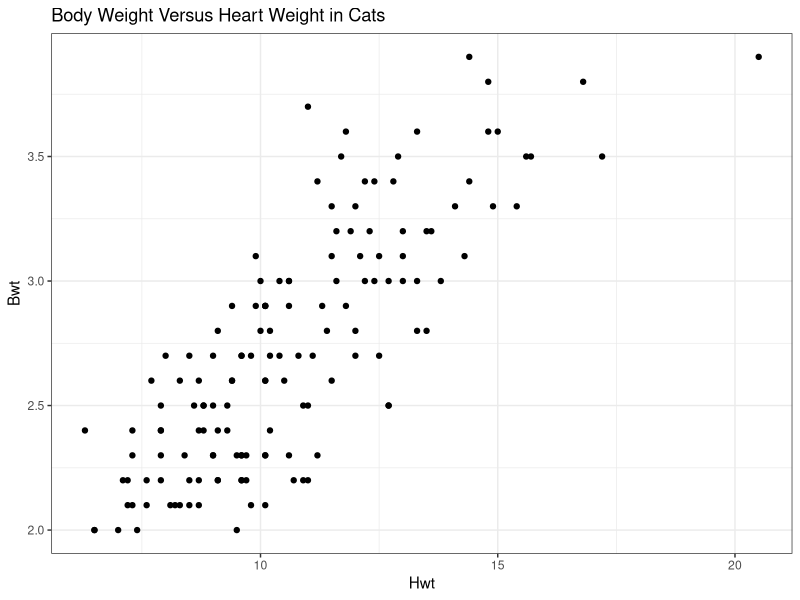
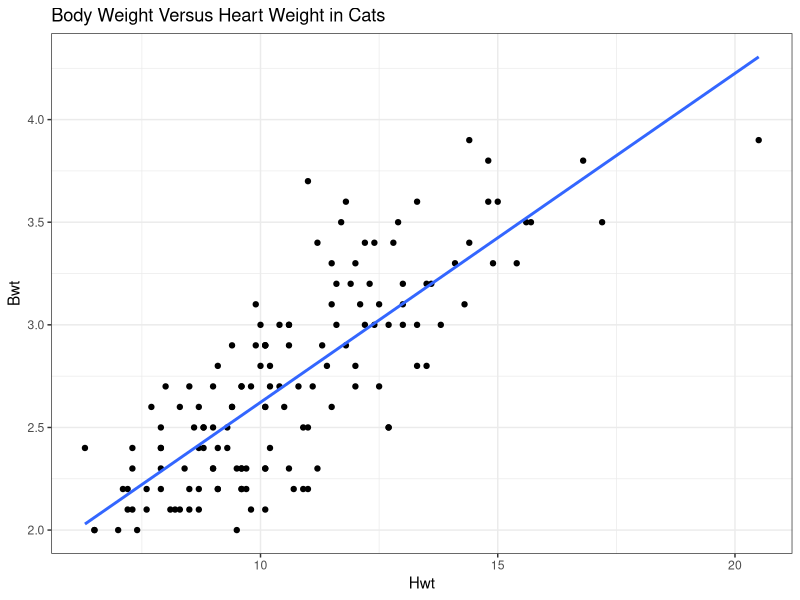
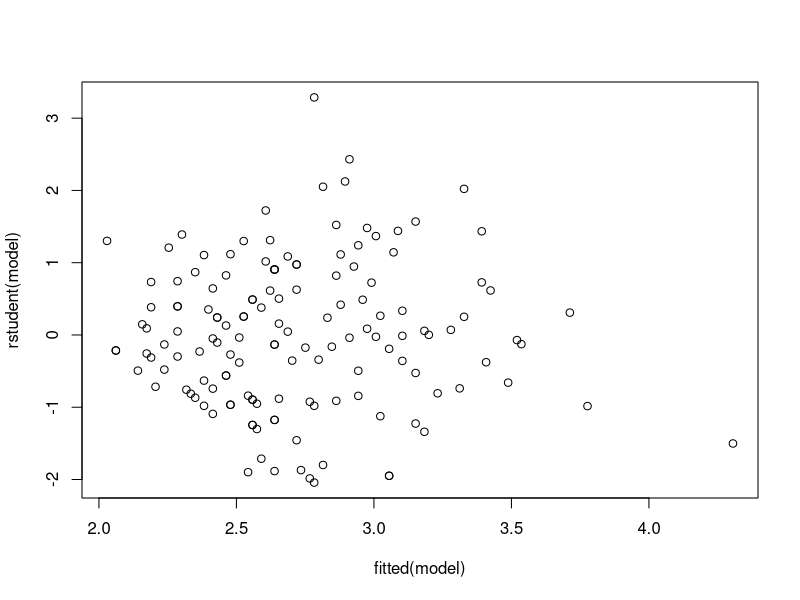
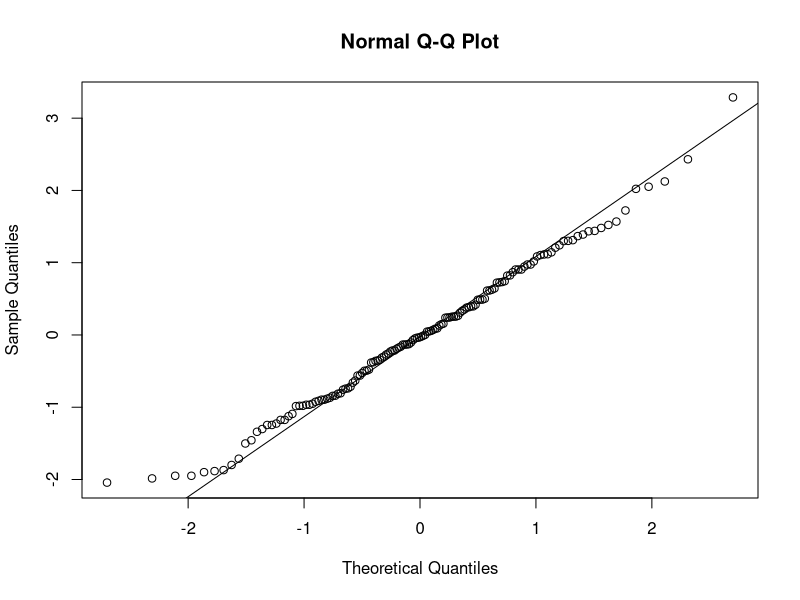
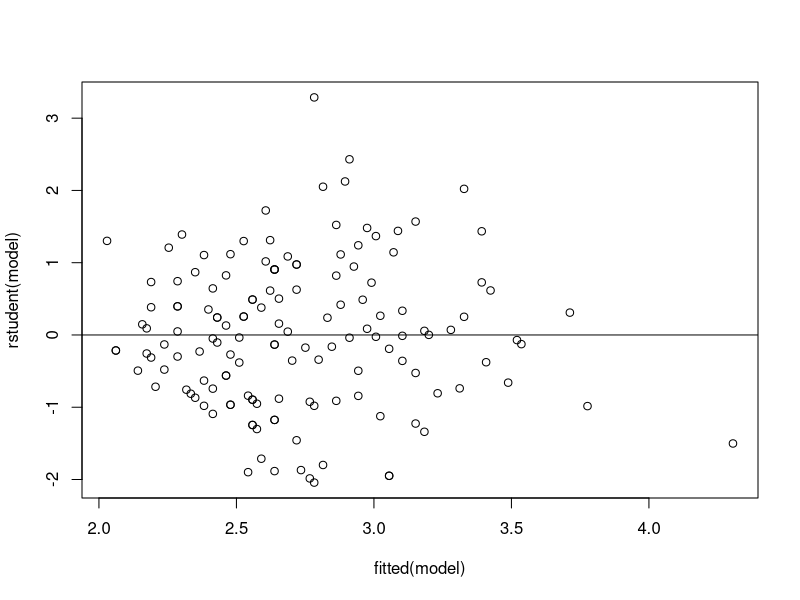
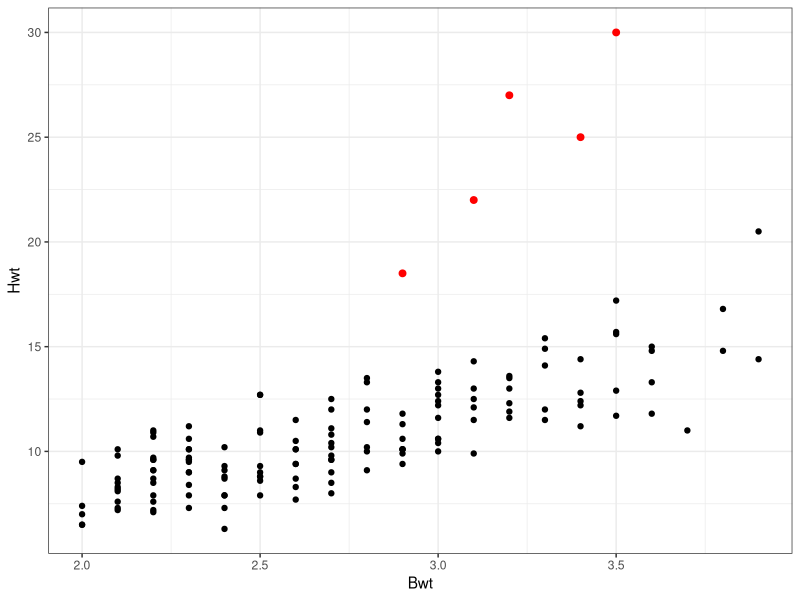
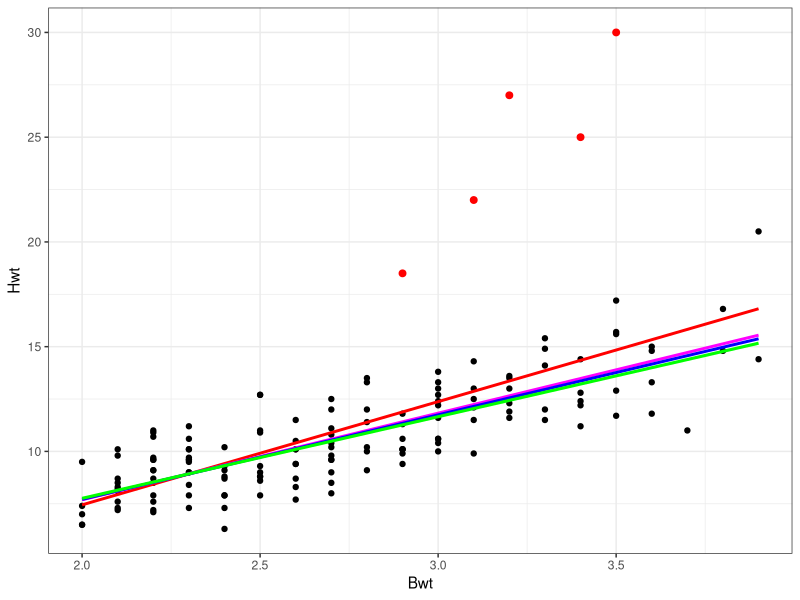

Source code (R) for these figures, in order:
## ---- chunk 1
library(ggplot2)
library(MASS)
ggplot(cats, aes(x=Hwt, y=Bwt)) + geom_point() + theme_bw() +
  labs(title = "Body Weight Versus Heart Weight in Cats")
## ---- chunk 2
model <- lm(Bwt ~ Hwt, data=cats)
model$coefficients
## ---- chunk 3
ggplot(cats, aes(x=Hwt, y=Bwt)) + geom_point() + theme_bw() +
  geom_smooth(method = "lm", se = F) + 
  labs(title = "Body Weight Versus Heart Weight in Cats")
## ---- chunk 4
summary(model)
## ---- chunk 5
plot(rstudent(model) ~ fitted(model))
## ---- chunk 6
qqnorm(rstudent(model))
qqline(rstudent(model))
## ---- chunk 7
plot(rstudent(model) ~ fitted(model))
abline(h=0)
## ---- chunk 8
newobs <- data.frame( "Sex" = factor(c("F","F", "M", "F", "M")),
"Bwt" = c(3.5, 3.2, 3.1, 3.4, 2.9),
"Hwt" = c(30, 27, 22, 25, 18.5))

mycats <- rbind(cats, newobs)

ggplot(mycats, aes(x = Bwt, y = Hwt)) + geom_point() + theme_bw() + 
  geom_point(data = newobs, aes(x = Bwt, y = Hwt), color = "red", size = 2)
## ---- chunk 9
model_OLS <- lm(Hwt ~ Bwt, data = mycats)
model_huber <- rlm(Hwt ~ Bwt, data = mycats, psi = psi.huber)
model_bisquare <- rlm(Hwt ~ Bwt, data = mycats, psi = psi.bisquare)


ggplot(mycats, aes(x = Bwt, y = Hwt)) + geom_point() + theme_bw() + 
  geom_point(data = newobs, aes(x = Bwt, y = Hwt), color = "red", size = 2) +   
  geom_smooth(method = "lm", se = F, color = "red") +
  geom_smooth(method = "rlm", se = F, color = "magenta") +
  geom_smooth(data = cats, aes(x = Bwt, y = Hwt), method = "lm", se=F, color = "blue") +
  geom_line(data = data.frame("Bwt" = mycats$Bwt, "Hwt" = model_bisquare$fitted.values),
            color = "green", linewidth = 1.05)
